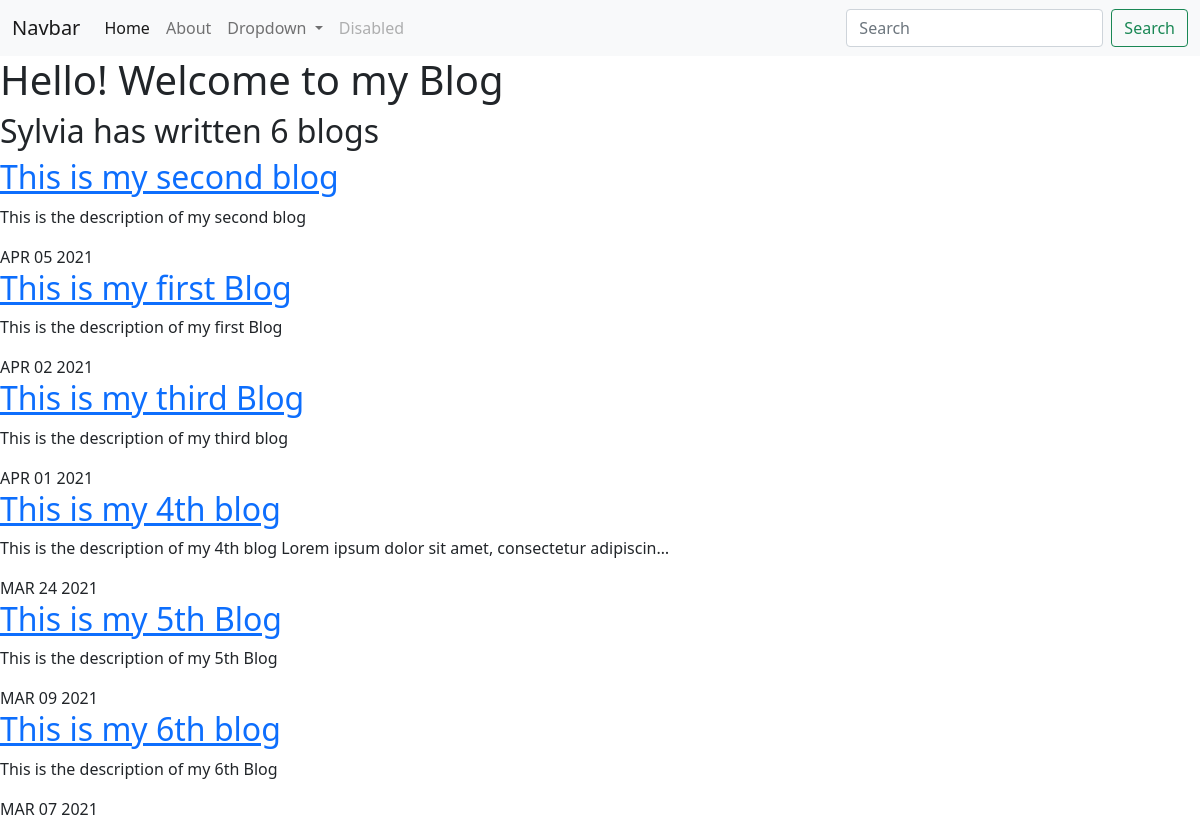
Screenshot of /blog/ with the database file from the repository.
### blog/models.py (models this page shows, shortened)
class Blog(models.Model):
    title = models.CharField(max_length=200)
    description = models.TextField()
    date = models.DateField()

### blog/views.py (the view)
# urls.py: path('', views.all_blogs , name='all_blogs'),
def all_blogs(request):
    blogs = Blog.objects.order_by('-date') # [:3] # the most current ones will pop up and to limit the no of blogs inside [:number]
    return render(request, 'blog/all_blogs.html' , {'blogs':blogs})

### blog/templates/blog/all_blogs.html
{% extends 'portfolio/base.html' %}
{% block content %}
<h1>Hello! Welcome to my Blog
</h1>
<h2> Sylvia has written {{blogs.count}} blog{{blogs.count|pluralize}}</h2>
{% for blog in blogs %}
<a href="{% url 'blog:detail' blog.id %}"><h2>{{blog.title}}</h2> </a>
<p>{{blog.description|truncatechars:100|striptags}}</p>
{{blog.date|date:'M d Y'|upper}}
{% endfor %}
{% endblock %}

### rows the page displays
Blog: title "This is my second blog", description "This is the description of my second blog", date "APR 05 2021"
Blog: title "This is my first Blog", description "This is the description of my first Blog", date "APR 02 2021"
Blog: title "This is my third Blog", description "This is the description of my third blog", date "APR 01 2021"
Blog: title "This is my 4th blog", description "This is the description of my 4th blog Lorem ipsum dolor sit amet, consectetur adipiscin…", date "MAR 24 2021"
Blog: title "This is my 5th Blog", description "This is the description of my 5th Blog", date "MAR 09 2021"
Blog: title "This is my 6th blog", description "This is the description of my 6th Blog", date "MAR 07 2021"

### other values shown
{{ blogs.count }} "6"
